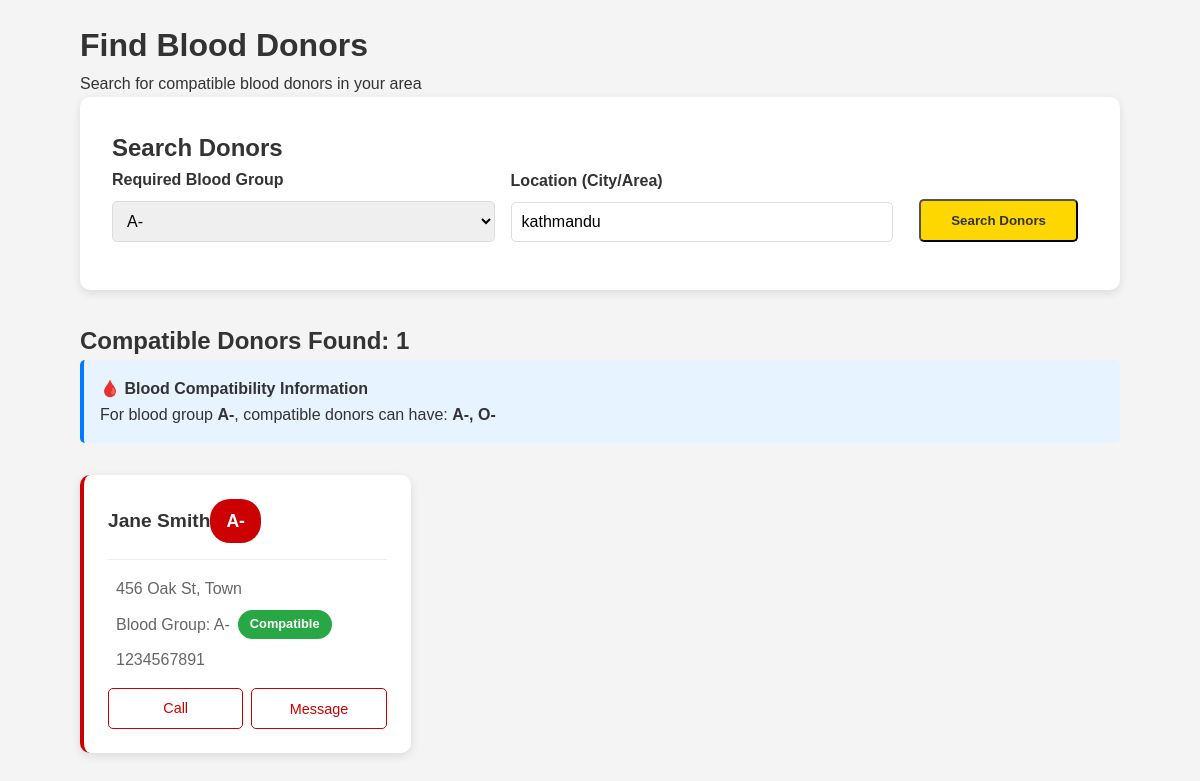
Screenshot of /seeker/find_donor.php?blood_group=A- (signed in) with the database file from the repository.
### tables this page shows
CREATE TABLE `users` (
  `id` int(11) NOT NULL,
  `username` varchar(50) NOT NULL,
  `email` varchar(100) NOT NULL,
  `password` varchar(255) NOT NULL,
  `role` enum('admin','donor','seeker') NOT NULL,
  `full_name` varchar(100) NOT NULL,
  `blood_group` enum('A+','A-','B+','B-','AB+','AB-','O+','O-') DEFAULT NULL,
  `date_of_birth` date DEFAULT NULL,
  `phone` varchar(15) DEFAULT NULL,
  `address` text DEFAULT NULL,
  `status` enum('active','inactive') DEFAULT 'active',
  `created_at` timestamp NOT NULL DEFAULT current_timestamp()
);

### blood_matching.php (called while the page is built, shortened)
<?php
class BloodMatching {
    public static function getCompatibleBloodGroups($required_blood_group) {
        $compatibility = [
            'A+' => ['A+', 'A-', 'O+', 'O-'],
            'A-' => ['A-', 'O-'],
            'B+' => ['B+', 'B-', 'O+', 'O-'],
            'B-' => ['B-', 'O-'],
            'AB+' => ['A+', 'A-', 'B+', 'B-', 'AB+', 'AB-', 'O+', 'O-'],
            'AB-' => ['A-', 'B-', 'AB-', 'O-'],
            'O+' => ['O+', 'O-'],
            'O-' => ['O-']
        ];
        return isset($compatibility[$required_blood_group]) ? $compatibility[$required_blood_group] : [];
    }
    public static function findPotentialDonors($db, $required_blood_group, $location = null) {
        $compatible_groups = self::getCompatibleBloodGroups($required_blood_group);
        $placeholders = str_repeat('?,', count($compatible_groups) - 1) . '?';
        $query = "SELECT u.id, u.full_name, u.blood_group, u.phone, u.address
                  FROM users u
                  WHERE u.role = 'donor'
                  AND u.blood_group IN ($placeholders)";
        $params = $compatible_groups;
        $stmt = $db->prepare($query);
        $stmt->execute($params);
        return $stmt->fetchAll(PDO::FETCH_ASSOC);
    }
}
?>

### seeker/find_donor.php (the view, shortened to what this page needs)
<?php
include '../blood_matching.php';
$database = new Database();
$db = $database->getConnection();
$donors = [];
$search_performed = false;
$blood_group = '';
$location = '';
if ($_POST || isset($_GET['blood_group'])) {
    $blood_group = isset($_POST['blood_group']) ? $_POST['blood_group'] : $_GET['blood_group'];
    $location = isset($_POST['location']) ? $_POST['location'] : '';
    if (!empty($blood_group)) {
        $search_performed = true;
        $donors = BloodMatching::findPotentialDonors($db, $blood_group, $location);
    }
}
$user_query = "SELECT address FROM users WHERE id = :user_id";
$user_stmt = $db->prepare($user_query);
$user_stmt->bindParam(":user_id", $_SESSION['user_id']);
$user_stmt->execute();
$user_data = $user_stmt->fetch(PDO::FETCH_ASSOC);
$user_location = $user_data['address'] ?? '';
?>
<!DOCTYPE html>
<html lang="en">
<head>
    <link rel="stylesheet" href="../assets/css/style.css">
</head>
<body>
    <div class="container">
        <h1>Find Blood Donors</h1>
        <p>Search for compatible blood donors in your area</p>
        <div class="search-section">
            <h2>Search Donors</h2>
            <form method="POST" class="search-form">
                <div class="form-group">
                    <label>Required Blood Group</label>
                    <select name="blood_group" required>
                        <option value="A-" <?php echo ($blood_group == 'A-') ? 'selected' : ''; ?>>A-</option>
                    </select>
                </div>
                <div class="form-group">
                    <label>Location (City/Area)</label>
                    <input type="text" name="location" value="<?php echo htmlspecialchars($location ?: $user_location); ?>"
                           placeholder="Enter city or area...">
                </div>
                <div class="form-group">
                    <button type="submit" class="btn">Search Donors</button>
                </div>
            </form>
        </div>
        <?php if ($search_performed): ?>
            <div class="results-section">
                <h2>Compatible Donors Found: <?php echo count($donors); ?></h2>
                <?php if (!empty($blood_group)): ?>
                    <div class="compatibility-info">
                        <h4>🩸 Blood Compatibility Information</h4>
                        <p>For blood group <strong><?php echo $blood_group; ?></strong>, compatible donors can have:
                           <strong><?php echo implode(', ', BloodMatching::getCompatibleBloodGroups($blood_group)); ?></strong></p>
                    </div>
                <?php endif; ?>
                <?php if (count($donors) > 0): ?>
                    <div class="donor-grid">
                        <?php foreach ($donors as $donor): ?>
                            <div class="donor-card">
                                <div class="donor-header">
                                    <h3 class="donor-name"><?php echo htmlspecialchars($donor['full_name']); ?></h3>
                                    <div class="blood-group-badge"><?php echo $donor['blood_group']; ?></div>
                                </div>
                                <div class="donor-info">
                                    <div class="info-item">
                                        <span><?php echo htmlspecialchars($donor['address'] ?? 'Address not provided'); ?></span>
                                    </div>
                                    <div class="info-item">
                                        <span>Blood Group: <?php echo $donor['blood_group']; ?></span>
                                        <span class="compatibility-badge">Compatible</span>
                                    </div>
                                    <?php if (!empty($donor['phone'])): ?>
                                    <div class="info-item">
                                        <span><?php echo htmlspecialchars($donor['phone']); ?></span>
                                    </div>
                                    <?php endif; ?>
                                </div>
                                <div class="contact-actions">
                                    <?php if (!empty($donor['phone'])): ?>
                                        <a href="tel:<?php echo htmlspecialchars($donor['phone']); ?>" class="contact-btn">
                                            <i class="fas fa-phone"></i> Call
                                        </a>
                                    <?php endif; ?>
                                    <button type="button" class="contact-btn" onclick="sendMessage('<?php echo htmlspecialchars($donor['full_name']); ?>')">
                                        <i class="fas fa-envelope"></i> Message
                                    </button>
                                </div>
                            </div>
                        <?php endforeach; ?>
                    </div>
                <?php endif; ?>
            </div>
        <?php endif; ?>
    </div>
</body>
</html>

### assets/css/style.css (style rules this page uses)
* { margin: 0; padding: 0; box-sizing: border-box; }
body { font-family: 'Arial', sans-serif; line-height: 1.6; color: #333; background-color: #f4f4f4; }
.container { width: 90%; max-width: 1200px; margin: 0 auto; padding: 20px; }
.btn { display: inline-block; padding: 12px 30px; background: #ffd700; color: #333; text-decoration: none; border-radius: 5px; font-weight: bold; margin: 0 10px; transition: background 0.3s; }
.form-group { margin-bottom: 1rem; }
.form-group label { display: block; margin-bottom: 0.5rem; font-weight: bold; }
.form-group input, .form-group select, .form-group textarea { width: 100%; padding: 10px; border: 1px solid #ddd; border-radius: 5px; font-size: 1rem; }

### seeker/find_donor.php (style rules this page uses)
.search-section { background: white; padding: 2rem; border-radius: 10px; box-shadow: 0 3px 10px rgba(0,0,0,0.1); margin-bottom: 2rem; }
.search-form { display: grid; grid-template-columns: 1fr 1fr auto; gap: 1rem; align-items: end; }
.donor-grid { display: grid; grid-template-columns: repeat(auto-fill, minmax(300px, 1fr)); gap: 1.5rem; margin-top: 2rem; }
.donor-card { background: white; border-radius: 10px; box-shadow: 0 3px 10px rgba(0,0,0,0.1); padding: 1.5rem; transition: transform 0.3s, box-shadow 0.3s; border-left: 4px solid #c00; }
.donor-header { display: flex; justify-content: between; align-items: center; margin-bottom: 1rem; border-bottom: 1px solid #eee; padding-bottom: 1rem; }
.donor-name { font-size: 1.2rem; font-weight: bold; color: #333; margin: 0; }
.blood-group-badge { background: #c00; color: white; padding: 0.5rem 1rem; border-radius: 20px; font-weight: bold; font-size: 1.1rem; }
.donor-info { margin-bottom: 1rem; }
.info-item { display: flex; align-items: center; gap: 0.5rem; margin-bottom: 0.5rem; color: #666; }
.compatibility-badge { background: #28a745; color: white; padding: 0.25rem 0.75rem; border-radius: 15px; font-size: 0.8rem; font-weight: bold; }
.contact-actions { display: flex; gap: 0.5rem; margin-top: 1rem; }
.contact-btn { flex: 1; padding: 0.5rem; border: 1px solid #c00; background: white; color: #c00; border-radius: 5px; text-decoration: none; text-align: center; transition: all 0.3s; font-size: 0.9rem; }
.compatibility-info { background: #e7f3ff; padding: 1rem; border-radius: 5px; margin-bottom: 1rem; border-left: 4px solid #007bff; }

### rows the page displays
users: location "kathmandu"
users: full_name "Jane Smith", blood_group "A-", address "456 Oak St, Town", phone "1234567891"

### other values shown
count($donors) "1"
$blood_group "A-"
implode(', ', BloodMatching::getCompatibleBloodGroups($blood_group)) "A-, O-"
